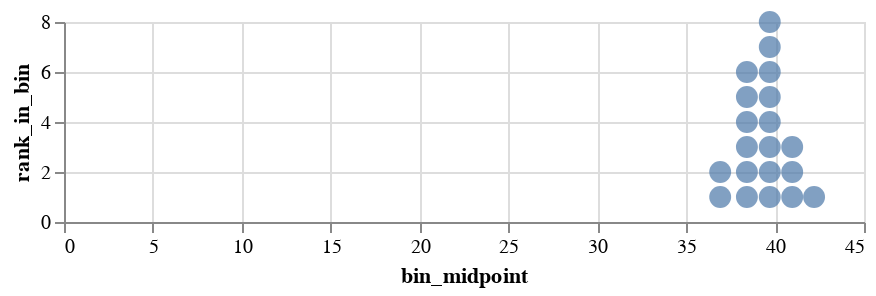

The notebook cell saved with this chart:
### Markdown cell above
### Question 2.3.1 Construct a 20-dot quantile dotplot for the mean of pickups (5 points)

Construct a 20-dot quantile dotplot for the mean of pickups. Adjust the binning step size, circle size, and/or chart size to achieve a closely-packed quantile dotplot like the 50-dot dotplot above. It is typically also necessary to adjust the step size in the binning (`alt.BinParams(step=XXX)`), the size of the circles (`mark_circle(size=XXX)`) and/or the width and height of the plot (`properties(width=XXX, height=YYY)`) to achieve good-looking dotplots.

### Code cell
df_ppf = pd.DataFrame({
    "x": stats.t.ppf(ppoints(20), len(pickups_df) - 1, pickups_mean, pickups_se)
})

alt.Chart(df_ppf).transform_bin(
    field="x",
    as_="bin",
    bin=alt.BinParams(step=1.5) #.75
).transform_window(
    rank_in_bin="rank()",
    groupby=["bin"]
).transform_joinaggregate(
    bin_midpoint="median(x)",
    groupby=["bin"]
).mark_circle(size=120).encode( #90
    x="bin_midpoint:Q",
    y="rank_in_bin:Q"
).properties(width=400, height=100) #600, 100
#raise NotImplementedError()

### Figure 1 — Vega-Lite specification as saved in the notebook (floating-point values rounded to 4 significant figures)
{"config": {"view": {"continuousWidth": 400, "continuousHeight": 300}}, "data": {"name": "data-7a3295607ecf691b7108c90367f725c6"}, "mark": {"type": "circle", "size": 120}, "encoding": {"x": {"type": "quantitative", "field": "bin_midpoint"}, "y": {"type": "quantitative", "field": "rank_in_bin"}}, "height": 100, "transform": [{"bin": {"step": 1.5}, "field": "x", "as": "bin"}, {"window": [{"op": "rank", "field": "", "as": "rank_in_bin"}], "groupby": ["bin"]}, {"joinaggregate": [{"op": "median", "field": "x", "as": "bin_midpoint"}], "groupby": ["bin"]}], "width": 400, "$schema": "https://vega.github.io/schema/vega-lite/v4.8.1.json", "datasets": {"data-7a3295607ecf691b7108c90367f725c6": [{"x": 36.51}, {"x": 37.31}, {"x": 37.74}, {"x": 38.05}, {"x": 38.3}, {"x": 38.52}, {"x": 38.72}, {"x": 38.91}, {"x": 39.09}, {"x": 39.26}, {"x": 39.44}, {"x": 39.61}, {"x": 39.79}, {"x": 39.98}, {"x": 40.18}, {"x": 40.4}, {"x": 40.65}, {"x": 40.96}, {"x": 41.39}, {"x": 42.19}]}}
